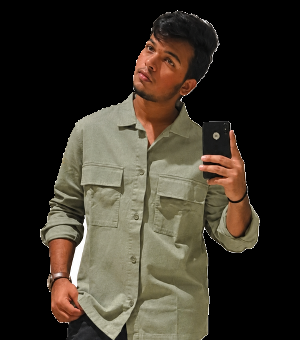
#> input picture refs/photo_cutout_cropped.png, 300 x 340 px
$ python preprocess.py
#> lines starting #> are read from the running program, lines starting #| are printed output that depends on the picture
"""
preprocess.py -- source of truth for the banner portrait + logo data.

Outputs (data/*.npy):
  dots_dark.npy / dots_light.npy   (N,2) int  grid coords (x,y) of 1-bit dots, 300x340 grid
  mask_dark.npy                    (340,300) bool subject mask used for dark mode
  band_dark.npy / band_light.npy   (N,) int  drift band id per dot (~94 bands)
  intro_dark.npy / intro_light.npy (N,) int  intro group id per dot (~60 groups)
  travellers.npy                   (3,900,2) float  traveller positions per logo, OT-matched
  logo_masks.npy                   (3,340,300) bool traced logo masks on the grid

Re-run this, then build_banner.py. Never hand-edit the SVG.
"""
import numpy as np
from PIL import Image, ImageEnhance, ImageFilter, ImageOps
from scipy import ndimage
from scipy.cluster.vq import kmeans2
from scipy.optimize import linear_sum_assignment
from scipy.spatial import cKDTree
from scipy.spatial.distance import cdist

GW, GH = 300, 340          # portrait grid
RNG = np.random.default_rng(7)
N_TRAVELLERS = 900
N_BANDS = 94
N_INTRO = 60
BAND_NOISE_SIGMA = 4.0
TARGET_DARK_DOTS = 17000

# Head + shoulders crop of the full uncropped photo (270x306 -> 300x340)
CROP = (25, 45, 295, 351)


# ---------------------------------------------------------------- portrait
def load_portrait():
    im = Image.open("refs/photo_cutout_cropped.png").convert("RGB")
#> im is the input picture: PIL image 300x340 RGB; mean R, G, B 56.8, 50.5, 39.9
    return im


def tone(im):
    g = ImageOps.grayscale(im)
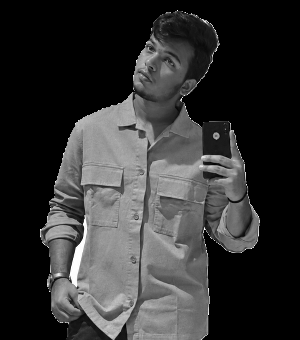
#> g: PIL image 300x340 L; min 0, max 255, mean 51.2
    g = ImageOps.autocontrast(g, cutoff=1)
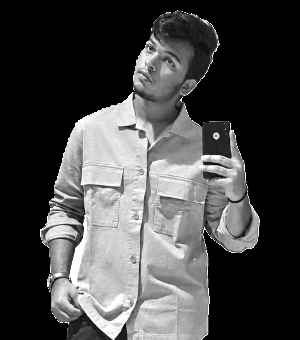
#> g: PIL image 300x340 L; min 0, max 255, mean 71
    g = ImageEnhance.Contrast(g).enhance(1.3)
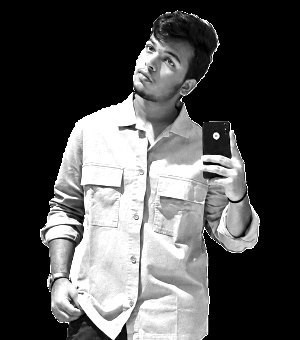
#> g: PIL image 300x340 L; min 0, max 255, mean 80.4
    g = g.filter(ImageFilter.UnsharpMask(radius=3, percent=140, threshold=0))
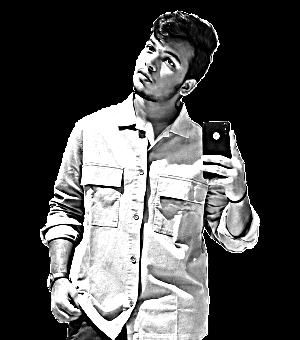
#> g: PIL image 300x340 L; min 0, max 255, mean 78.9
    return np.asarray(g).astype(np.float64) / 255.0


def segment(im):
    """Clean silhouette mask from data/mask_cutout.npy."""
#> (the run stopped early here; a loop or call above may not have finished)
